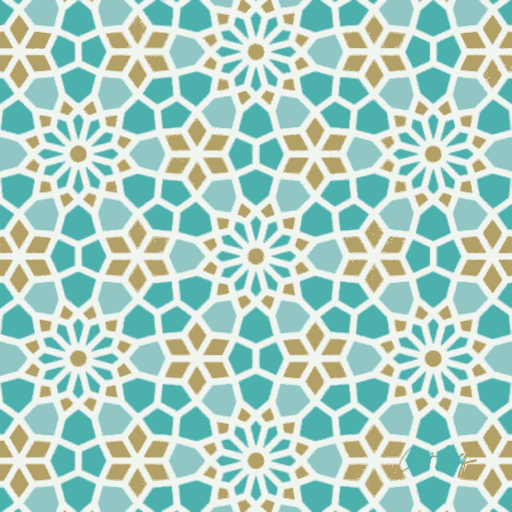
#> input picture pattern_repeat.png, 1024 x 1024 px, found by its file name (shown at 1/2 size)
$ python pixelate_pattern.py
#> lines starting #> are read from the running program, lines starting #| are printed output that depends on the picture
import cv2


INPUT_IMAGE = "pattern_repeat.png"

# จำนวน Pixel ที่ต้องการ
RESOLUTIONS = [
    32,
    64,
    128,
    256
]

OUTPUT_SIZE = 1024


image = cv2.imread(
    INPUT_IMAGE,
    cv2.IMREAD_COLOR
)
#> image is the input picture: shape (1024, 1024, 3); mean B, G, R 196.4, 207.5, 173.1

if image is None:
    print("ไม่พบภาพ:", INPUT_IMAGE)
    exit()


for resolution in RESOLUTIONS:

    # --------------------------------
    # ลดขนาดภาพ
    # --------------------------------

    small = cv2.resize(
        image,
        (resolution, resolution),
        interpolation=cv2.INTER_AREA
    )


    # --------------------------------
    # ขยายกลับ
    # โดยไม่ทำให้ Pixel เบลอ
    # --------------------------------

    pixelated = cv2.resize(
        small,
        (OUTPUT_SIZE, OUTPUT_SIZE),
        interpolation=cv2.INTER_NEAREST
    )


    output = (
        f"pixelated_{resolution}.png"
    )


    cv2.imwrite(
        output,
        pixelated
    )


    print(
        "สร้าง:",
        output
    )
#> this loop made 4 passes
#> pass 1, `small = cv2.resize( image, (resolution, resolution), interpolation=cv2..`:
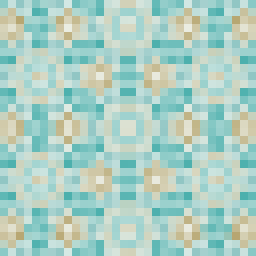
#> small: shape (32, 32, 3) (shown 8 times larger); mean B, G, R 196.4, 207.5, 173.1
#> pass 2, `small = cv2.resize( image, (resolution, resolution), interpolation=cv2..`:
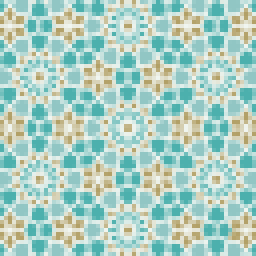
#> small: shape (64, 64, 3) (shown 4 times larger); mean B, G, R 196.4, 207.5, 173.1
#> pass 2, `pixelated = cv2.resize( small, (OUTPUT_SIZE, OUTPUT_SIZE), interpolati..`:
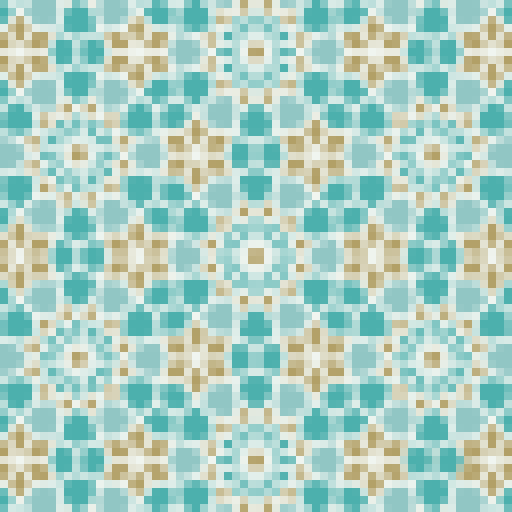
#> pixelated: shape (1024, 1024, 3) (shown at 1/2 size); mean B, G, R 196.4, 207.5, 173.1
#> after the loop:
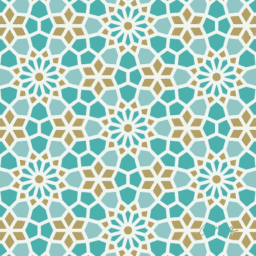
#> small: shape (256, 256, 3); mean B, G, R 196.4, 207.5, 173.1

$ run again, with pattern_mirror.png copied over pattern_repeat.png
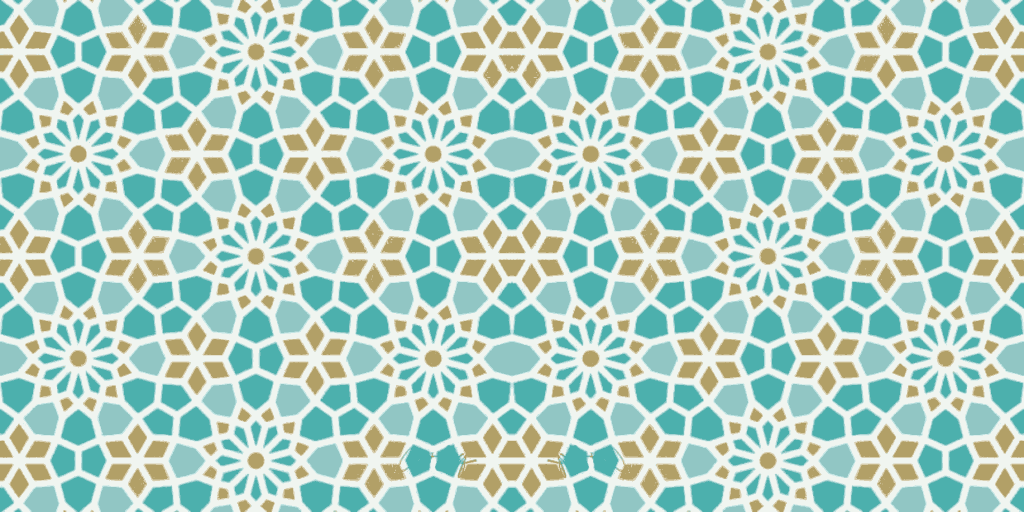
#> input picture pattern_mirror.png, 2048 x 1024 px, found by its file name (shown at 1/2 size)
#> image is the input picture: shape (1024, 2048, 3); mean B, G, R 196.4, 207.5, 173.1
#> the loop `for resolution in RESOLUTIONS:` made 4 passes
#> pass 2, `pixelated = cv2.resize( small, (OUTPUT_SIZE, OUTPUT_SIZE), interpolati..`:
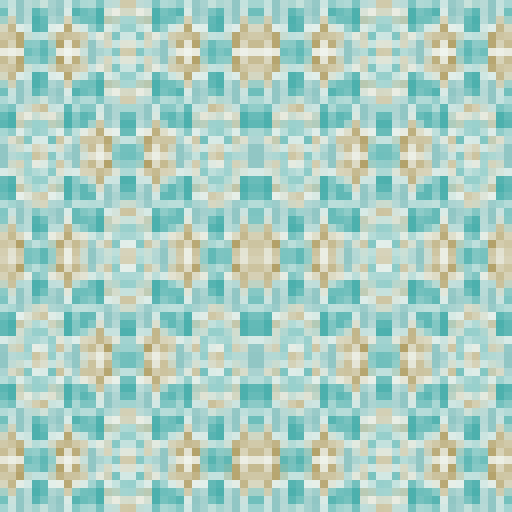
#> pixelated: shape (1024, 1024, 3) (shown at 1/2 size); mean B, G, R 196.4, 207.5, 173.1
#> after the loop `for resolution in RESOLUTIONS:`:
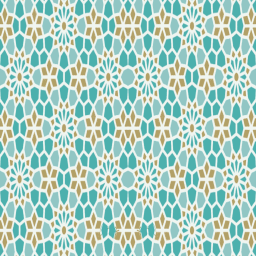
#> small: shape (256, 256, 3); mean B, G, R 196.4, 207.5, 173.1
